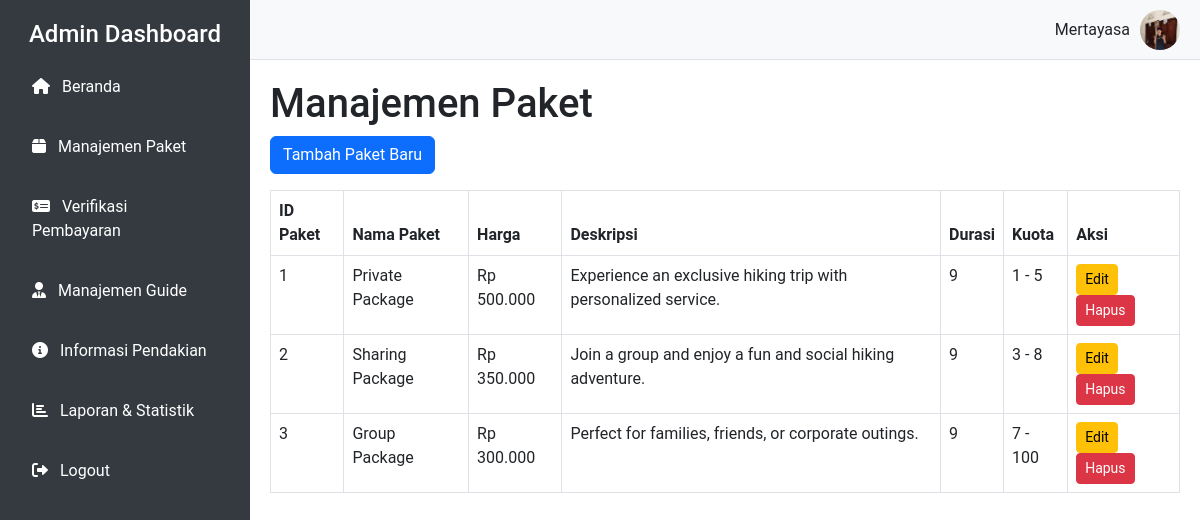
Page /admin_manage_paket.php on the committed database.
### tables this page shows
CREATE TABLE `paket` (
  `id_paket` int(11) NOT NULL,
  `nama_paket` varchar(100) NOT NULL,
  `deskripsi` text DEFAULT NULL,
  `harga` decimal(10,2) NOT NULL,
  `gambar` varchar(255) DEFAULT NULL,
  `durasi` int(11) NOT NULL,
  `kuota_min` int(11) NOT NULL,
  `kuota_max` int(11) NOT NULL
);

### admin_manage_paket.php (the view, shortened to what this page needs)
<?php
$conn = new mysqli("localhost", "root", "", "mb_paradise");
$query = "SELECT NAMA_ADMIN, FOTO_PROFIL, USERNAME, EMAIL FROM Admin WHERE ID_ADMIN = 1";
$result = $conn->query($query);
if ($result && $result->num_rows > 0) {
    $admin = $result->fetch_assoc();
    $nama_admin = $admin['NAMA_ADMIN'] ?? 'Tidak tersedia';
    $foto_profil = $admin['FOTO_PROFIL'] ?? 'assets/admin/poto.jpg';
} else {
    $nama_admin = 'Admin';
    $foto_profil = 'assets/profile/default.jpg';
    $username = 'Tidak tersedia';
    $email = 'Tidak tersedia';
}
$query_paket = "SELECT * FROM paket";
$result_paket = $conn->query($query_paket);
?>
<!DOCTYPE html>
<html lang="en">
<head>
    <link href="https://cdn.jsdelivr.net/npm/bootstrap@5.3.0-alpha1/dist/css/bootstrap.min.css" rel="stylesheet">
    <link href="https://cdnjs.cloudflare.com/ajax/libs/font-awesome/6.0.0-beta3/css/all.min.css" rel="stylesheet">
</head>
<body>
    <div class="sidebar">
        <h4 class="text-center">Admin Dashboard</h4>
        <ul class="nav flex-column px-3">
            <li class="nav-item">
                <a href="admin_dashboard.php" class="nav-link"><i class="fas fa-home me-2"></i> Beranda</a>
            </li>
            <li class="nav-item">
                <a href="admin_manage_paket.php" class="nav-link" ><i class="fas fa-box me-2"></i> Manajemen Paket</a>
            </li>
            <li class="nav-item">
                <a href="admin_verifikasi_pembayaran.php" class="nav-link"><i class="fas fa-money-check-alt me-2"></i> Verifikasi Pembayaran</a>
            </li>
            <li class="nav-item">
                <a href="admin_manajemen_guide.php" class="nav-link"><i class="fas fa-user-tie me-2"></i> Manajemen Guide</a>
            </li>
            <li class="nav-item">
                <a href="admin_informasi_pendakian.php" class="nav-link"><i class="fas fa-info-circle me-2"></i> Informasi Pendakian</a>
            </li>
            <li class="nav-item">
                <a href="admin_laporan.php" class="nav-link"><i class="fas fa-chart-bar me-2"></i> Laporan & Statistik</a>
            </li>
            <li class="nav-item">
                <a href="logout.php" class="nav-link"><i class="fas fa-sign-out-alt me-2"></i> Logout</a>
            </li>
        </ul>
    </div>
    <div class="navbar">
        <div class="profile" style="cursor: pointer;" data-bs-toggle="modal" data-bs-target="#adminInfoModal">
            <span><?php echo $nama_admin; ?></span>
            <img src="<?php echo $foto_profil; ?>" alt="Foto Profil">
        </div>
    </div>
    <div class="content">
        <h1>Manajemen Paket</h1>
        <a href="admin_add_paket.php" class="btn btn-primary mb-3">Tambah Paket Baru</a>
        <table class="table table-bordered">
            <thead>
                <tr>
                    <th>ID Paket</th>
                    <th>Nama Paket</th>
                    <th>Harga</th>
                    <th>Deskripsi</th>
                    <th>Durasi</th>
                    <th>Kuota</th>
                    <th>Aksi</th>
                </tr>
            </thead>
            <tbody>
                <?php if ($result_paket->num_rows > 0): ?>
                    <?php while ($paket = $result_paket->fetch_assoc()): ?>
                        <tr>
                            <td><?php echo $paket['id_paket']; ?></td>
                            <td><?php echo htmlspecialchars($paket['nama_paket']); ?></td>
                            <td>Rp <?php echo number_format($paket['harga'], 0, ',', '.'); ?></td>
                            <td><?php echo htmlspecialchars($paket['deskripsi']); ?></td>
                            <td><?php echo htmlspecialchars($paket['durasi']); ?></td>
                            <td><?php echo htmlspecialchars($paket['kuota_min']) . ' - ' . htmlspecialchars($paket['kuota_max']); ?></td>
                            <td>
                                <a href="admin_edit_paket.php?id_paket=<?php echo $paket['id_paket']; ?>" class="btn btn-warning btn-sm">Edit</a>
                                <a href="admin_delete_paket.php?id_paket=<?php echo $paket['id_paket']; ?>" class="btn btn-danger btn-sm" onclick="return confirm('Yakin ingin menghapus paket ini?');">Hapus</a>
                            </td>
                        </tr>
                    <?php endwhile; ?>
                <?php else: ?>
                    <tr>
                        <td colspan="7" class="text-center">Tidak ada data paket.</td>
                    </tr>
                <?php endif; ?>
            </tbody>
        </table>
    </div>
</body>
</html>

### admin_manage_paket.php (style rules this page uses)
body { font-family: 'Roboto', sans-serif; }
.sidebar { height: 100vh; position: fixed; left: 0; top: 0; width: 250px; background-color: #343a40; color: white; padding-top: 20px; }
.sidebar .nav-link { color: white; margin: 10px 0; }
.content { margin-left: 250px; padding: 20px; }
.navbar { margin-left: 250px; background-color: #f8f9fa; height: 60px; padding: 10px 20px; display: flex; justify-content: flex-end; align-items: center; border-bottom: 1px solid #dee2e6; }
.navbar .profile { display: flex; align-items: center; gap: 10px; }
.navbar .profile img { width: 40px; height: 40px; border-radius: 50%; object-fit: cover; }

### rows in the picture
paket: id_paket "1", nama_paket "Private Package", harga "500.000", deskripsi "Experience an exclusive hiking trip with personalized service.", durasi "9", kuota_min "1", kuota_max "5"
paket: id_paket "2", nama_paket "Sharing Package", harga "350.000", deskripsi "Join a group and enjoy a fun and social hiking adventure.", durasi "9", kuota_min "3", kuota_max "8"
paket: id_paket "3", nama_paket "Group Package", harga "300.000", deskripsi "Perfect for families, friends, or corporate outings.", durasi "9", kuota_min "7", kuota_max "100"

### other values in the picture
$nama_admin "Mertayasa"
